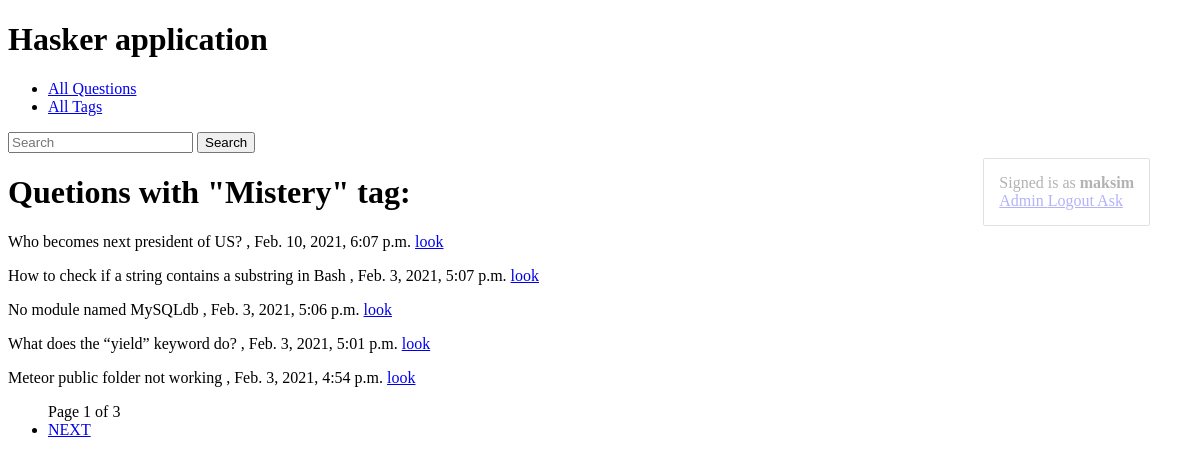
Page /tag/mistery/ (signed in) on the earlier database version.
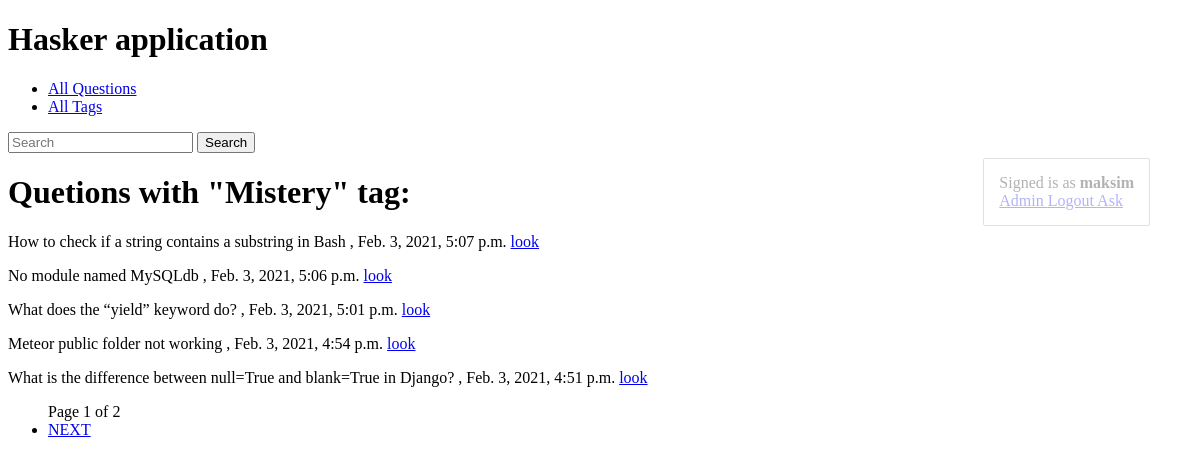
Same page on the later database version.
### hasker/models.py (models this page shows, shortened)
class Question(models.Model):
    author = models.ForeignKey(User, on_delete=models.CASCADE)
    title = models.CharField(max_length=150, db_index=True)
    slug = models.SlugField(max_length=150, blank=True, unique=True)
    content = models.TextField(blank=False, db_index=True)
    tags = models.ManyToManyField('Tag', blank=True, related_name='questions')
    date_create = models.DateTimeField(auto_now_add=True)
    def get_absolute_url(self):
        return reverse('question_detail_url', kwargs={'slug': self.slug})
    class Meta:
        ordering = ['-date_create']

### hasker/views.py (the view)
# urls.py: path('tag/<str:slug>/', tag_detail, name='tag_detail_url'),
@login_required
def tag_detail(request, slug):
    tag = get_object_or_404(Tag, slug=slug)
    questions = tag.questions.all()
    context = fbv_paginator(request, questions, 5, 'page')
    context.update({'tag': tag})
    return render(request, 'hasker/tag_detail.html', context=context)

### hasker/utils.py (called while the page is built)
def fbv_paginator(request: WSGIRequest, queryset: QuerySet, paginate_by: int, page_string: str) -> dict:
    paginator = Paginator(queryset, paginate_by)
    page_number = request.GET.get(page_string, 1)
    page_obj = paginator.get_page(page_number)
    is_paginated = page_obj.has_other_pages()
    context = {
        'page_obj': page_obj,
        'is_paginated': is_paginated,
        'page_obj.paginator': paginator,
    }
    return context

### hasker/templates/hasker/tag_detail.html (shortened to what this page needs)
{% extends 'hasker/base_hasker.html' %}
{% block content %}
    <h1>
        Quetions with "{{ tag.title| title }}" tag:
    </h1>
    <p>
        {% for question in page_obj.object_list %}
        <p>
            {{ question.title }} , {{ question.date_create }} <a href="{{ question.get_absolute_url }}" class="but1">look</a>
        </p>
       {% endfor %}
    </p>
{% endblock %}

### templates/base.html (shortened to what this page needs)
{% load static %}
<!DOCTYPE html>
<html lang="en">
<head>
    <link rel="stylesheet" href="{% static 'css/styles.css' %}">
</head>
<body>
<h1>Hasker application</h1>
<ul>
    <li> <a href="{% url 'questions_list_url' %}" > All Questions </a> </li>
    <li> <a href="{% url 'tags_list_url' %}" > All Tags </a> </li>
</ul>
<div>
    <form action="{% url 'questions_list_url' %}">
        <input type="search" placeholder="Search" aria-label="Search" name="search">
        <button type="submit" > Search </button>
    </form>
</div>
{% if request.user.is_authenticated %}
    <div class="admin-panel">
         <div> Signed is as
            <a style="font-weight: bold"> {{ request.user }} </a>
         </div>
        {% if request.user.is_superuser %}
            <a href="/admin"> Admin </a>
        {% endif %}
            <a href="/accounts/logout"> Logout </a>
            {% block admin-panel %}
            {% endblock %}
    </div>
{% endif %}
{% block content %}{% endblock %}
{% if is_paginated %}
<ul>
    <span>
        Page {{ page_obj.number }} of {{ page_obj.paginator.num_pages }}
    </span>
    {% if page_obj.has_next %}
        <li>
            <a href="?page={{ page_obj.next_page_number }}">NEXT</a>
        </li>
    {% endif %}
</ul>
{% endif %}
</body>
</html>

Differences in the rows shown:
removed Question: title "Who becomes next president of US?", date_create "Feb. 10, 2021, 6:07 p.m."
now on this page (row unchanged): Question: title "What is the difference between null=True and blank=True in Django?", date_create "Feb. 3, 2021, 4:51 p.m."
Other differences:
{{ page_obj.paginator.num_pages }}: "3" → "2"
